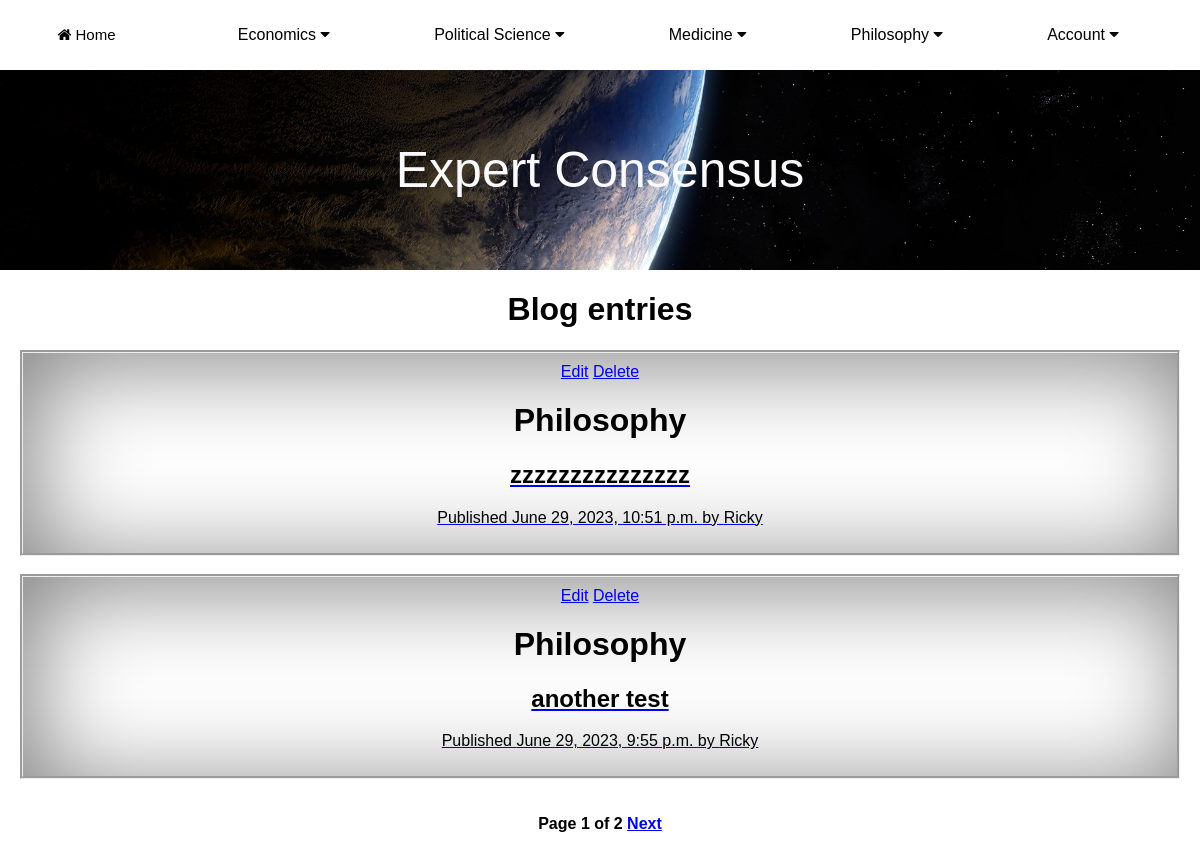
The app's page /MainApp/philosophy/ (signed in) with its own data.
### MainApp/models.py (models this page shows, shortened)
class Post(models.Model):
    class Status(models.TextChoices):
        DRAFT = 'DF', 'Draft'
        PUBLISHED = 'PB', 'Published'
    title = models.CharField(max_length=255)
    header_image = models.ImageField(null=True, blank=True, upload_to="images/profile/")
    author = models.ForeignKey(User, on_delete=models.CASCADE, related_name='blog_posts')
    slug = models.SlugField(max_length=255, unique_for_date='publish')
    body = RichTextField(blank=True, null=True)
    publish = models.DateTimeField(default=timezone.now)
    created = models.DateTimeField(auto_now_add=True)
    updated = models.DateTimeField(auto_now=True)
    status = models.CharField(max_length=2, choices=Status.choices, default=Status.DRAFT)
    category = models.ForeignKey(Category, on_delete=models.CASCADE, related_name="posts")
    objects = models.Manager()
    published = PublishedManager()
    class Meta:
        ordering = ['-publish']
        indexes = [models.Index(fields=['-publish']),]

class Category(models.Model):
    category = models.CharField(max_length=255)
    class Meta:
        verbose_name_plural = "Categories"
    def __str__(self):
        return self.category

### MainApp/views.py (the view, shortened to what this page needs)
# urls.py: 2. Add a URL to urlpatterns:  path('', views.home, name='home')
def home(request):
    requested_url = request.path
    if request.user.is_authenticated:
        form = NoteForm(request.POST or None)
        followed_profiles = request.user.profile.follows.all()
        print("FOLLOWING: ",followed_profiles)
        current_user = request.user
        print("URL is......",requested_url)
        home = Post.published.all()
        notes = Note.objects.filter(profile__in=followed_profiles)
        paginator = Paginator(home,2)
        page_number = request.GET.get('page', 1)
        try:
            posts = paginator.page(page_number)
        except PageNotAnInteger:
            posts = paginator.page(1)
        except EmptyPage:
            posts = paginator.page(paginator.num_pages)
        if requested_url == "/MainApp/philosophy/":
            return render(request, 'MainApp/post/philosophy_blog.html', {'posts': posts})
        elif requested_url == "/MainApp/economics/":
            return render(request, 'MainApp/post/economics.html', {'posts': posts})
        else:
            return render(request, 'MainApp/post/list.html', {'notes': notes, "form":form})
    else:
        return render(request, 'MainApp/post/list.html')

### MainApp/models.py (called while the page is built)
    def get_queryset(self):
        return super().get_queryset().filter(status=Post.Status.PUBLISHED)

    def __str__(self):
        return f"{self.user.username}"

### MainApp/templates/MainApp/post/philosophy_blog.html (shortened to what this page needs)
{% extends "MainApp/base.html" %}
{% block content %}
    <h1>Blog entries</h1>
        {% for post in posts %}
            {% if post.category.category == "Philosophy" %}
            <div id="post_list">
                {% if user.is_authenticated %}
                    {% if user.id == post.author.id %}
                        <div id="edit-delete">
                            <a href="{% url 'MainApp:update_post' post.pk %}">Edit</a>
                            <a href="{% url 'MainApp:delete_post' post.pk %}">Delete</a>
                        </div>
                    {% endif %}
                {% endif %}
            <h1>{{ post.category }}</h1>
                <a href="{% url 'MainApp:post_detail' post.pk %}">
                <h2 id="post_title">
                        {{ post.title }}
                </h2>
                <div id="post_info">
                <p class="date">
                    Published {{ post.publish }} by {{ post.author }}
                </p>
                </div>
                </a>
                </div>
            {% endif %}
        {% endfor %}
{% include "pagination.html" with page=posts %}
{% endblock %}

### MainApp/static/style.css (style rules this page uses)
body { margin: 0; padding: 0; background: white; font-family: arial; }
#post_info { text-align: center; color:white; }
#post_title { text-align: center; color: black; }
#post_list { background-color: white; color: black; border-style: groove; block-size: auto; padding: 10px; margin-left: 20px; margin-right: 20px; box-shadow: 10px 10px 100px grey inset; }
#edit-delete { text-align: center; }
p { color: black; text-align: center; }
h1 { color: black; text-align: center; }

### records on screen
Post: shows "Edit", category "Philosophy", title "zzzzzzzzzzzzzzz", publish "June 29, 2023, 10:51 p.m.", author "Ricky"
Post: shows "Edit", category "Philosophy", title "another test", publish "June 29, 2023, 9:55 p.m.", author "Ricky"

### other values on screen
{{ page.number }} "1"
{{ page.paginator.num_pages }} "2"
